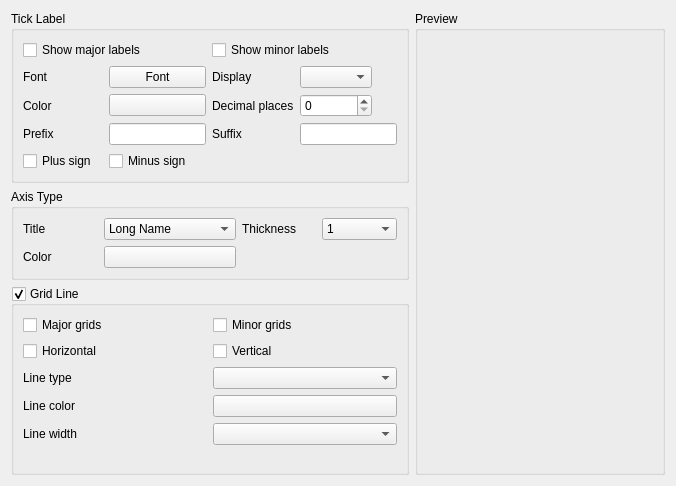
<?xml version="1.0" encoding="UTF-8"?>
<ui version="4.0">
 <class>AxisSettings</class>
 <widget class="QWidget" name="AxisSettings">
  <property name="geometry">
   <rect>
    <x>0</x>
    <y>0</y>
    <width>676</width>
    <height>486</height>
   </rect>
  </property>
  <property name="windowTitle">
   <string>Form</string>
  </property>
  <layout class="QGridLayout" name="gridLayout">
   <item row="0" column="0">
    <layout class="QGridLayout" name="gridLayout_13">
     <item row="1" column="0">
      <layout class="QGridLayout" name="gridLayout_2">
       <item row="2" column="0">
        <widget class="QGroupBox" name="gridGroupBox">
         <property name="maximumSize">
          <size>
           <width>400</width>
           <height>16777215</height>
          </size>
         </property>
         <property name="title">
          <string>Grid Line</string>
         </property>
         <property name="checkable">
          <bool>true</bool>
         </property>
         <layout class="QGridLayout" name="gridLayout_7">
          <item row="0" column="0">
           <layout class="QGridLayout" name="gridLayout_6">
            <item row="5" column="0">
             <widget class="QLabel" name="label_10">
              <property name="text">
               <string>Line width</string>
              </property>
             </widget>
            </item>
            <item row="1" column="0">
             <widget class="QCheckBox" name="gridHorizontalCheck">
              <property name="text">
               <string>Horizontal</string>
              </property>
             </widget>
            </item>
            <item row="1" column="1">
             <widget class="QCheckBox" name="gridVerticalCheck">
              <property name="text">
               <string>Vertical</string>
              </property>
             </widget>
            </item>
            <item row="3" column="1">
             <widget class="QComboBox" name="gridLineTypeCombo"/>
            </item>
            <item row="4" column="1">
             <widget class="GuiUtils::ColorPushButton" name="gridLineColorButton">
              <property name="text">
               <string/>
              </property>
             </widget>
            </item>
            <item row="4" column="0">
             <widget class="QLabel" name="label_9">
              <property name="text">
               <string>Line color</string>
              </property>
             </widget>
            </item>
            <item row="3" column="0">
             <widget class="QLabel" name="label_8">
              <property name="text">
               <string>Line type</string>
              </property>
             </widget>
            </item>
            <item row="5" column="1">
             <widget class="QComboBox" name="gridLineWidthCombo"/>
            </item>
            <item row="0" column="0">
             <widget class="QCheckBox" name="gridMajorCheck">
              <property name="text">
               <string>Major grids</string>
              </property>
             </widget>
            </item>
            <item row="0" column="1">
             <widget class="QCheckBox" name="gridMinorCheck">
              <property name="text">
               <string>Minor grids</string>
              </property>
             </widget>
            </item>
           </layout>
          </item>
          <item row="1" column="0">
           <spacer name="verticalSpacer">
            <property name="orientation">
             <enum>Qt::Vertical</enum>
            </property>
            <property name="sizeHint" stdset="0">
             <size>
              <width>20</width>
              <height>40</height>
             </size>
            </property>
           </spacer>
          </item>
         </layout>
        </widget>
       </item>
       <item row="1" column="0">
        <widget class="QGroupBox" name="groupBox_4">
         <property name="maximumSize">
          <size>
           <width>400</width>
           <height>16777215</height>
          </size>
         </property>
         <property name="title">
          <string>Axis Type</string>
         </property>
         <layout class="QGridLayout" name="gridLayout_9">
          <item row="1" column="0">
           <layout class="QGridLayout" name="gridLayout_8">
            <item row="2" column="0">
             <widget class="QLabel" name="label_2">
              <property name="text">
               <string>Title</string>
              </property>
             </widget>
            </item>
            <item row="2" column="1">
             <widget class="QComboBox" name="axisTitleCombo">
              <item>
               <property name="text">
                <string>Long Name</string>
               </property>
              </item>
              <item>
               <property name="text">
                <string>Short Name</string>
               </property>
              </item>
              <item>
               <property name="text">
                <string>Unit</string>
               </property>
              </item>
              <item>
               <property name="text">
                <string>Long Name &amp; Unit</string>
               </property>
              </item>
              <item>
               <property name="text">
                <string>Short Name &amp; Unit</string>
               </property>
              </item>
             </widget>
            </item>
            <item row="2" column="2">
             <widget class="QLabel" name="label_4">
              <property name="text">
               <string>Thickness</string>
              </property>
             </widget>
            </item>
            <item row="2" column="3">
             <widget class="QComboBox" name="axisTickWidthCombo">
              <property name="currentText">
               <string notr="true">1</string>
              </property>
              <item>
               <property name="text">
                <string>1</string>
               </property>
              </item>
              <item>
               <property name="text">
                <string>2</string>
               </property>
              </item>
              <item>
               <property name="text">
                <string>3</string>
               </property>
              </item>
              <item>
               <property name="text">
                <string>4</string>
               </property>
              </item>
              <item>
               <property name="text">
                <string>5</string>
               </property>
              </item>
             </widget>
            </item>
            <item row="3" column="1">
             <widget class="GuiUtils::ColorPushButton" name="axisTickColorButton">
              <property name="text">
               <string/>
              </property>
              <property name="autoDefault">
               <bool>true</bool>
              </property>
             </widget>
            </item>
            <item row="3" column="0">
             <widget class="QLabel" name="label_3">
              <property name="text">
               <string>Color</string>
              </property>
             </widget>
            </item>
           </layout>
          </item>
         </layout>
        </widget>
       </item>
      </layout>
     </item>
     <item row="0" column="0">
      <widget class="QGroupBox" name="groupBox_2">
       <property name="maximumSize">
        <size>
         <width>400</width>
         <height>16777215</height>
        </size>
       </property>
       <property name="title">
        <string>Tick Label</string>
       </property>
       <layout class="QGridLayout" name="gridLayout_5">
        <item row="0" column="0">
         <layout class="QGridLayout" name="gridLayout_4">
          <item row="2" column="0">
           <widget class="QLabel" name="label_23">
            <property name="text">
             <string>Color</string>
            </property>
           </widget>
          </item>
          <item row="5" column="0">
           <widget class="QLabel" name="label_19">
            <property name="text">
             <string>Prefix</string>
            </property>
           </widget>
          </item>
          <item row="5" column="2">
           <widget class="QLineEdit" name="prefixEdit"/>
          </item>
          <item row="5" column="3">
           <widget class="QLabel" name="label_20">
            <property name="text">
             <string>Suffix</string>
            </property>
           </widget>
          </item>
          <item row="5" column="4" colspan="2">
           <widget class="QLineEdit" name="suffixEdit"/>
          </item>
          <item row="1" column="0">
           <widget class="QLabel" name="label">
            <property name="text">
             <string>Font</string>
            </property>
           </widget>
          </item>
          <item row="1" column="3">
           <widget class="QLabel" name="label_16">
            <property name="text">
             <string>Display</string>
            </property>
           </widget>
          </item>
          <item row="0" column="3" colspan="2">
           <widget class="QCheckBox" name="showMinorLabelsCheck">
            <property name="text">
             <string>Show minor labels</string>
            </property>
           </widget>
          </item>
          <item row="0" column="0" colspan="3">
           <widget class="QCheckBox" name="showMajorLabelsCheck">
            <property name="text">
             <string>Show major labels</string>
            </property>
           </widget>
          </item>
          <item row="1" column="4">
           <widget class="QComboBox" name="notationCombo"/>
          </item>
          <item row="2" column="2">
           <widget class="GuiUtils::ColorPushButton" name="axisLabelColorButton">
            <property name="text">
             <string/>
            </property>
           </widget>
          </item>
          <item row="1" column="2">
           <widget class="GuiUtils::FontPushButton" name="fontButton">
            <property name="text">
             <string>Font</string>
            </property>
           </widget>
          </item>
          <item row="2" column="3">
           <widget class="QLabel" name="label_18">
            <property name="text">
             <string>Decimal places</string>
            </property>
           </widget>
          </item>
          <item row="6" column="0">
           <widget class="QCheckBox" name="showPlusSignCheck">
            <property name="text">
             <string>Plus sign</string>
            </property>
           </widget>
          </item>
          <item row="6" column="2">
           <widget class="QCheckBox" name="showMinusSignCheck">
            <property name="text">
             <string>Minus sign</string>
            </property>
           </widget>
          </item>
          <item row="2" column="4">
           <widget class="QSpinBox" name="fieldWidthSpinBox">
            <property name="specialValueText">
             <string notr="true"/>
            </property>
           </widget>
          </item>
         </layout>
        </item>
       </layout>
      </widget>
     </item>
     <item row="0" column="1" rowspan="2">
      <widget class="QGroupBox" name="groupBox">
       <property name="minimumSize">
        <size>
         <width>250</width>
         <height>120</height>
        </size>
       </property>
       <property name="title">
        <string>Preview</string>
       </property>
       <layout class="QGridLayout" name="gridLayout_3">
        <item row="1" column="0">
         <layout class="QVBoxLayout" name="demoLayout"/>
        </item>
       </layout>
      </widget>
     </item>
    </layout>
   </item>
  </layout>
 </widget>
 <customwidgets>
  <customwidget>
   <class>GuiUtils::ColorPushButton</class>
   <extends>QPushButton</extends>
   <header>comguiutils/colorpushbutton.h</header>
  </customwidget>
  <customwidget>
   <class>GuiUtils::FontPushButton</class>
   <extends>QPushButton</extends>
   <header>comguiutils/fontpushbutton.h</header>
  </customwidget>
 </customwidgets>
 <resources/>
 <connections>
  <connection>
   <sender>gridMajorCheck</sender>
   <signal>clicked(bool)</signal>
   <receiver>gridMinorCheck</receiver>
   <slot>setEnabled(bool)</slot>
   <hints>
    <hint type="sourcelabel">
     <x>69</x>
     <y>293</y>
    </hint>
    <hint type="destinationlabel">
     <x>253</x>
     <y>295</y>
    </hint>
   </hints>
  </connection>
  <connection>
   <sender>gridMajorCheck</sender>
   <signal>clicked(bool)</signal>
   <receiver>gridHorizontalCheck</receiver>
   <slot>setEnabled(bool)</slot>
   <hints>
    <hint type="sourcelabel">
     <x>49</x>
     <y>297</y>
    </hint>
    <hint type="destinationlabel">
     <x>49</x>
     <y>313</y>
    </hint>
   </hints>
  </connection>
  <connection>
   <sender>gridMajorCheck</sender>
   <signal>clicked(bool)</signal>
   <receiver>gridVerticalCheck</receiver>
   <slot>setEnabled(bool)</slot>
   <hints>
    <hint type="sourcelabel">
     <x>90</x>
     <y>292</y>
    </hint>
    <hint type="destinationlabel">
     <x>268</x>
     <y>318</y>
    </hint>
   </hints>
  </connection>
 </connections>
</ui>
